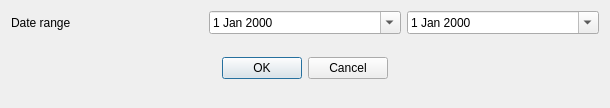
<?xml version="1.0" encoding="UTF-8"?>
<ui version="4.0">
 <class>DlgReportFilter</class>
 <widget class="QDialog" name="DlgReportFilter">
  <property name="geometry">
   <rect>
    <x>0</x>
    <y>0</y>
    <width>610</width>
    <height>108</height>
   </rect>
  </property>
  <property name="windowTitle">
   <string>Dialog</string>
  </property>
  <layout class="QHBoxLayout" name="horizontalLayout">
   <item>
    <layout class="QGridLayout" name="gridLayout">
     <item row="0" column="0">
      <widget class="QLabel" name="label_2">
       <property name="text">
        <string>Date range</string>
       </property>
      </widget>
     </item>
     <item row="0" column="1">
      <widget class="QDateEdit" name="date1">
       <property name="calendarPopup">
        <bool>true</bool>
       </property>
      </widget>
     </item>
     <item row="0" column="2">
      <widget class="QDateEdit" name="date2">
       <property name="calendarPopup">
        <bool>true</bool>
       </property>
      </widget>
     </item>
     <item row="1" column="0" colspan="3">
      <widget class="QWidget" name="widget" native="true">
       <layout class="QHBoxLayout" name="horizontalLayout_2">
        <item>
         <spacer name="horizontalSpacer">
          <property name="orientation">
           <enum>Qt::Horizontal</enum>
          </property>
          <property name="sizeHint" stdset="0">
           <size>
            <width>197</width>
            <height>20</height>
           </size>
          </property>
         </spacer>
        </item>
        <item>
         <widget class="QPushButton" name="pushButton">
          <property name="minimumSize">
           <size>
            <width>0</width>
            <height>0</height>
           </size>
          </property>
          <property name="text">
           <string>OK</string>
          </property>
          <property name="icon">
           <iconset resource="Res.qrc">
            <normaloff>:/res/ok.png</normaloff>:/res/ok.png</iconset>
          </property>
          <property name="iconSize">
           <size>
            <width>36</width>
            <height>36</height>
           </size>
          </property>
         </widget>
        </item>
        <item>
         <widget class="QPushButton" name="pushButton_2">
          <property name="minimumSize">
           <size>
            <width>0</width>
            <height>0</height>
           </size>
          </property>
          <property name="text">
           <string>Cancel</string>
          </property>
          <property name="icon">
           <iconset resource="Res.qrc">
            <normaloff>:/res/cancel.png</normaloff>:/res/cancel.png</iconset>
          </property>
          <property name="iconSize">
           <size>
            <width>36</width>
            <height>36</height>
           </size>
          </property>
         </widget>
        </item>
        <item>
         <spacer name="horizontalSpacer_2">
          <property name="orientation">
           <enum>Qt::Horizontal</enum>
          </property>
          <property name="sizeHint" stdset="0">
           <size>
            <width>196</width>
            <height>20</height>
           </size>
          </property>
         </spacer>
        </item>
       </layout>
      </widget>
     </item>
    </layout>
   </item>
  </layout>
 </widget>
 <resources>
  <include location="Res.qrc"/>
 </resources>
 <connections/>
</ui>
